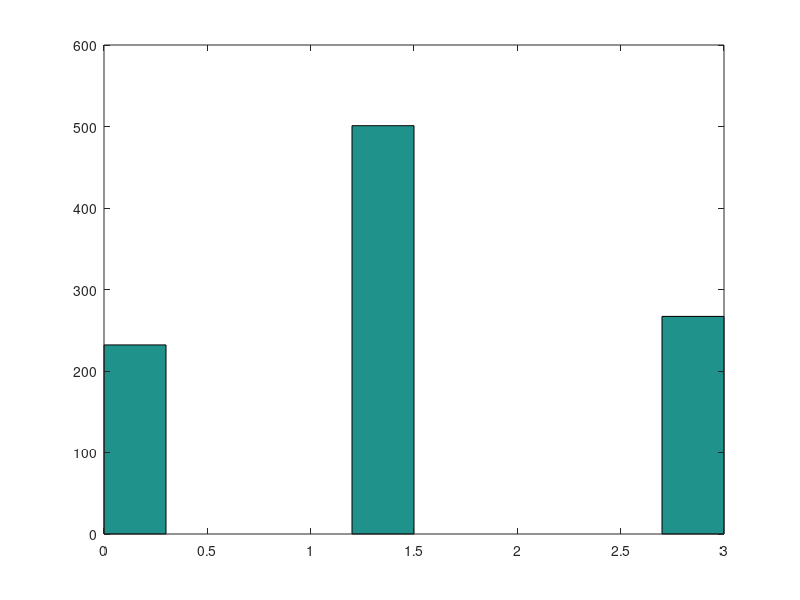

Here is the MATLAB script that generated this plot:

%  VARIABLES

l=3; % mitad del espacio
p=1.5; % valor del número de salto
n=1000; % filas / numero de partículas
d=1; % columnas / dimensión
archivo="datos.txt";


%  Número de valores permitidos a través
%  del espacio.

k=((2*l)/p)+1;


%  Se define una matriz 'particulas'
%  que reune las coordenadas de cada partícula,
%  una por cada fila.

%  Las partículas se generan aleatoreamente
%  en función de la cantidad de
%  valores permitidos.

particulas=round(unifrnd(1,k,n,d));
%particulas=randi([1 k],n,d);

%particulas


%  Se asigna el valor real en el espacio
%  de las 'l' a cada partícula generada.

for i=1:n
  for j=1:d
    particulas(i,j)=(((particulas(i,j)-1)*p)-l);
  endfor
endfor

 %particulas

%  Se calcula la distancia al origen
%  y se guardan los valores
%  en 'distancias'.

for i=1:n
  distancias(i,1)=sqrt(sum((particulas(i,:).^2)));
endfor

%///  distancias

hist(distancias)

fid=fopen(archivo,"w");
fprintf(fid,'%2.5f\n',distancias);
fclose(fid);
